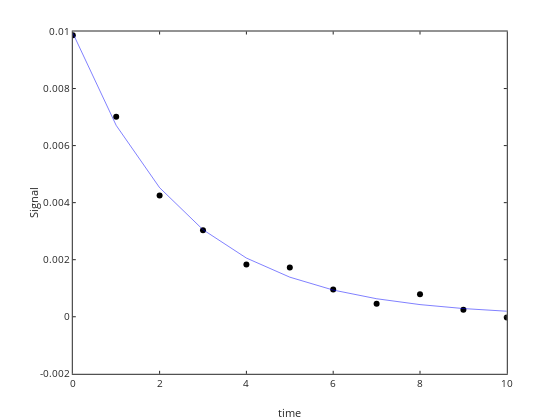

This figure's notebook cell:
### Code cell
% now best fit

options = optimset('Display','iter','TolFun',1e-4,'TolX',1e-4);

pbest=fminsearch(@(p) errorfunction(p,N,t),ptst,options)

Nbst=firstorderdecay(t,pbest(1),pbest(2)); 

plot(t,N,'ko',t,Nbst,'b-')
xlabel('time'); ylabel('Signal')

### Figure 1 — Plotly figure (JSON) as saved in the notebook; plotly's stock layout.template omitted (floating-point values rounded to 4 significant figures)
{"data": [{"line": {"color": "rgb(0,0,0)", "width": 0.5}, "marker": {"color": "rgb(0,0,0)", "line": {"color": "rgb(0,0,0)"}, "size": 6, "symbol": "circle"}, "mode": "markers", "name": "", "showlegend": false, "type": "scatter", "visibility": true, "x": [0, 1, 2, 3, 4, 5, 6, 7, 8, 9, 10], "xaxis": "x", "y": [0.00987, 0.007009, 0.004249, 0.003036, 0.001836, 0.001729, 0.000957, 0.0004587, 0.0007894, 0.0002467, -2.649e-05], "yaxis": "y"}, {"line": {"color": "rgb(0,0,255)", "dash": "solid", "width": 0.5}, "marker": {"color": "rgb(0,0,255)", "line": {"color": "rgb(0,0,255)"}, "size": 6, "symbol": "none"}, "mode": "lines", "name": "", "showlegend": false, "type": "scatter", "visibility": true, "x": [0, 1, 2, 3, 4, 5, 6, 7, 8, 9, 10], "xaxis": "x", "y": [0.009945, 0.006708, 0.004524, 0.003051, 0.002058, 0.001388, 0.0009361, 0.0006314, 0.0004258, 0.0002872, 0.0001937], "yaxis": "y"}], "layout": {"height": 420, "hovermode": "closest", "margin": {"b": 0, "l": 0, "r": 0, "t": 0}, "plot_bgcolor": "rgba(0,0,0,0)", "showlegend": false, "width": 560, "xaxis": {"anchor": "y", "autorange": false, "domain": [0.13, 0.905], "exponentformat": "none", "gridcolor": "rgba(38,38,38,0.15)", "gridwidth": 1, "linecolor": "rgb(38,38,38)", "linewidth": 1, "mirror": "ticks", "range": [0, 10], "showgrid": false, "showline": true, "side": "bottom", "spikedash": "solid", "spikemode": "across", "spikesides": false, "spikethickness": 1, "tickangle": 0, "tickcolor": "rgb(38,38,38)", "tickfont": {"color": "rgb(38,38,38)", "size": 10}, "ticklen": 3, "ticks": "inside", "ticktext": ["0", "2", "4", "6", "8", "10"], "tickvals": [0, 2, 4, 6, 8, 10], "title": {"font": {"color": "rgb(38,38,38)", "size": 11}, "text": "time"}, "type": "linear", "visible": true, "zeroline": false}, "yaxis": {"anchor": "x", "autorange": false, "domain": [0.11, 0.925], "exponentformat": "none", "gridcolor": "rgba(38,38,38,0.15)", "gridwidth": 1, "linecolor": "rgb(38,38,38)", "linewidth": 1, "mirror": "ticks", "range": [-0.002, 0.01], "showgrid": false, "showline": true, "side": "left", "spikedash": "solid", "spikemode": "across", "spikesides": false, "spikethickness": 1, "tickangle": 0, "tickcolor": "rgb(38,38,38)", "tickfont": {"color": "rgb(38,38,38)", "size": 10}, "ticklen": 3, "ticks": "inside", "ticktext": ["-0.002", "0", "0.002", "0.004", "0.006", "0.008", "0.01"], "tickvals": [-0.002, 0, 0.002, 0.004, 0.006, 0.008, 0.01], "title": {"font": {"color": "rgb(38,38,38)", "size": 11}, "text": "Signal"}, "type": "linear", "visible": true, "zeroline": false}}}
